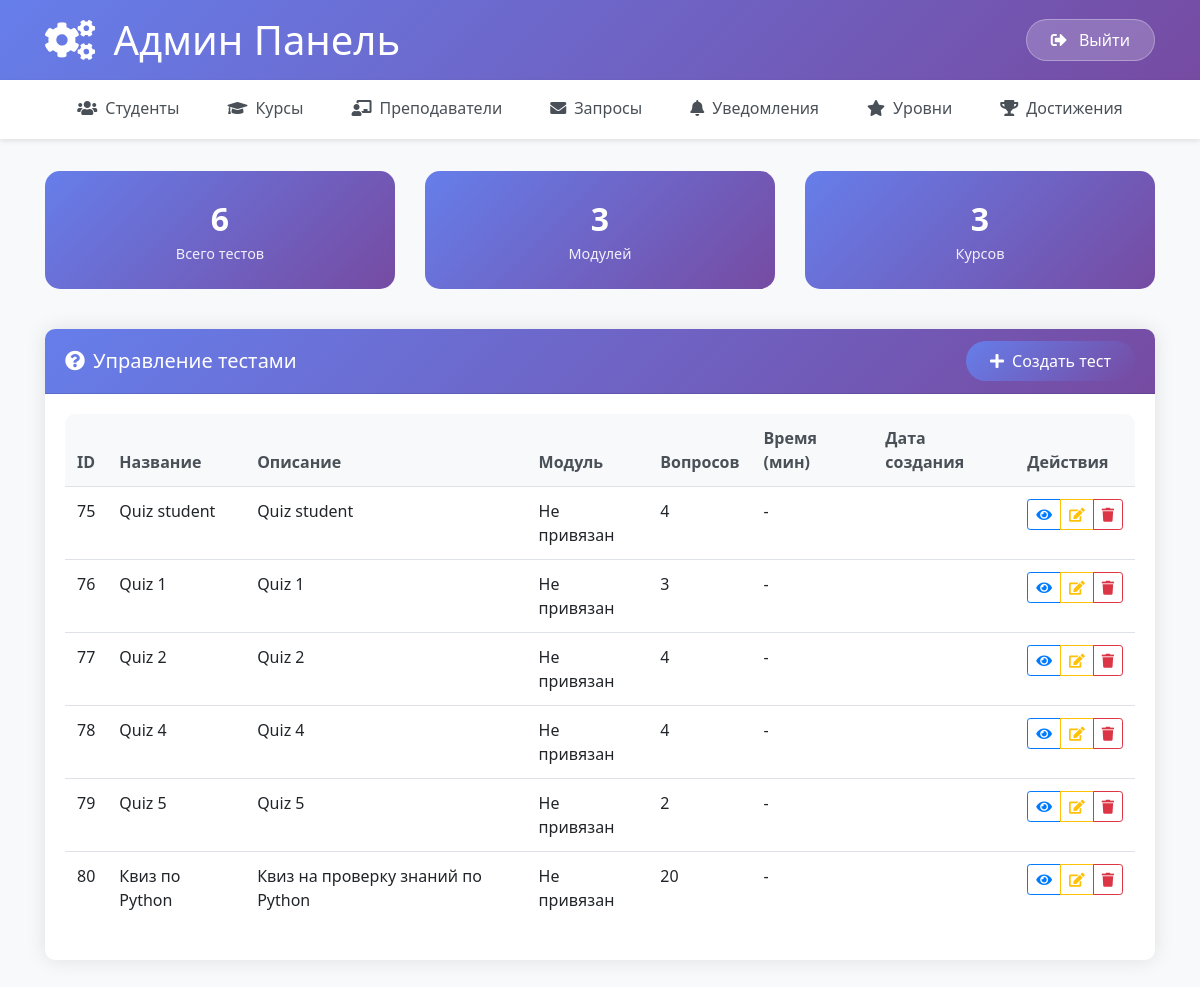
The page /admin_quizzes/ (signed in) on the database its author committed.
### courses/models.py (models this page shows, shortened)
class Quiz(models.Model):
    title = models.CharField(max_length=255)
    description = models.TextField(blank=True, null=True, verbose_name='Описание квиза')
    stars = models.IntegerField(default=1, verbose_name='Звездочки за квиз')
    assigned_students = models.ManyToManyField('Student', related_name='assigned_quizzes', blank=True, verbose_name='Назначенные студенты')
    is_active = models.BooleanField(default=False, verbose_name='Активен')

### courses/views.py (the view)
# urls.py: path('admin_quizzes/', views.admin_quizzes_page, name='admin_quizzes_page'),
@login_required
def admin_quizzes_page(request):
    from .models import Quiz, Module, Course
    quizzes = Quiz.objects.all()
    modules = Module.objects.all()
    courses = Course.objects.all()
    context = {
        'quizzes': quizzes,
        'modules': modules,
        'courses': courses,
        'active_tab': 'quizzes'
    }
    return render(request, 'courses/admin_quizzes_page.html', context)

### courses/templates/courses/admin_quizzes_page.html (shortened to what this page needs)
{% extends 'courses/admin_base.html' %}
{% block content %}
<div class="row mb-4">
    <div class="col-md-4">
        <div class="stats-card text-center">
            <div class="stats-number">{{ quizzes.count }}</div>
            <div class="stats-label">Всего тестов</div>
        </div>
    </div>
    <div class="col-md-4">
        <div class="stats-card text-center">
            <div class="stats-number">{{ modules.count }}</div>
            <div class="stats-label">Модулей</div>
        </div>
    </div>
    <div class="col-md-4">
        <div class="stats-card text-center">
            <div class="stats-number">{{ courses.count }}</div>
            <div class="stats-label">Курсов</div>
        </div>
    </div>
</div>
<div class="row">
    <div class="col-12">
        <div class="card">
            <div class="card-header d-flex justify-content-between align-items-center">
                <h5 class="mb-0">
                    <i class="fas fa-question-circle mr-2"></i>Управление тестами
                </h5>
                <a href="{% url 'create_quiz' %}" class="btn btn-primary">
                    <i class="fas fa-plus mr-2"></i>Создать тест
                </a>
            </div>
            <div class="card-body">
                <div class="table-responsive">
                    <table class="table table-hover">
                        <thead>
                            <tr>
                                <th>ID</th>
                                <th>Название</th>
                                <th>Описание</th>
                                <th>Модуль</th>
                                <th>Вопросов</th>
                                <th>Время (мин)</th>
                                <th>Дата создания</th>
                                <th>Действия</th>
                            </tr>
                        </thead>
                        <tbody>
                            {% for quiz in quizzes %}
                            <tr>
                                <td>{{ quiz.id }}</td>
                                <td>{{ quiz.title }}</td>
                                <td>{{ quiz.description|truncatechars:50 }}</td>
                                <td>{{ quiz.module.title|default:"Не привязан" }}</td>
                                <td>{{ quiz.questions.count }}</td>
                                <td>{{ quiz.time_limit|default:"-" }}</td>
                                <td>{{ quiz.created_at|date:"d.m.Y" }}</td>
                                <td>
                                    <div class="btn-group" role="group">
                                        <a href="{% url 'quiz_detail' quiz.id %}" class="btn btn-sm btn-outline-primary">
                                            <i class="fas fa-eye"></i>
                                        </a>
                                        <a href="{% url 'edit_quiz' quiz.id %}" class="btn btn-sm btn-outline-warning">
                                            <i class="fas fa-edit"></i>
                                        </a>
                                        <button class="btn btn-sm btn-outline-danger" onclick="deleteQuiz({{ quiz.id }})">
                                            <i class="fas fa-trash"></i>
                                        </button>
                                    </div>
                                </td>
                            </tr>
                            {% empty %}
                            <tr>
                                <td colspan="8" class="text-center text-muted">Тесты не найдены</td>
                            </tr>
                            {% endfor %}
                        </tbody>
                    </table>
                </div>
            </div>
        </div>
    </div>
</div>
{% endblock %}

### courses/templates/courses/admin_base.html (style rules this page uses)
body { font-family: 'Segoe UI', Tahoma, Geneva, Verdana, sans-serif; background-color: #f8f9fa; }
.card { border: none; box-shadow: 0 0 20px rgba(0,0,0,0.1); border-radius: 10px; margin-bottom: 1.5rem; }
.card-header { background: linear-gradient(135deg, #667eea 0%, #764ba2 100%); color: white; border-radius: 10px 10px 0 0 !important; font-weight: 600; }
.btn-primary { background: linear-gradient(135deg, #667eea 0%, #764ba2 100%); border: none; border-radius: 25px; padding: 0.5rem 1.5rem; }
.table { background: white; border-radius: 10px; overflow: hidden; }
.table thead th { background: #f8f9fa; border: none; font-weight: 600; color: #495057; }
.stats-card { background: linear-gradient(135deg, #667eea 0%, #764ba2 100%); color: white; border-radius: 15px; padding: 1.5rem; margin-bottom: 1rem; }
.stats-card .stats-number { font-size: 2rem; font-weight: bold; }
.stats-card .stats-label { font-size: 0.9rem; opacity: 0.9; }

### rows shown on the page
Quiz: id "75", title "Quiz student", description "Quiz student", module "Не привязан", questions.count "4", time_limit "-"
Quiz: id "76", title "Quiz 1", description "Quiz 1", module "Не привязан", questions.count "3", time_limit "-"
Quiz: id "77", title "Quiz 2", description "Quiz 2", module "Не привязан", questions.count "4", time_limit "-"
Quiz: id "78", title "Quiz 4", description "Quiz 4", module "Не привязан", questions.count "4", time_limit "-"
Quiz: id "79", title "Quiz 5", description "Quiz 5", module "Не привязан", questions.count "2", time_limit "-"
Quiz: id "80", title "Квиз по Python", description "Квиз на проверку знаний по Python", module "Не привязан", questions.count "20", time_limit "-"

### other values the page prints
{{ quizzes.count }} "6"
{{ modules.count }} "3"
{{ courses.count }} "3"
